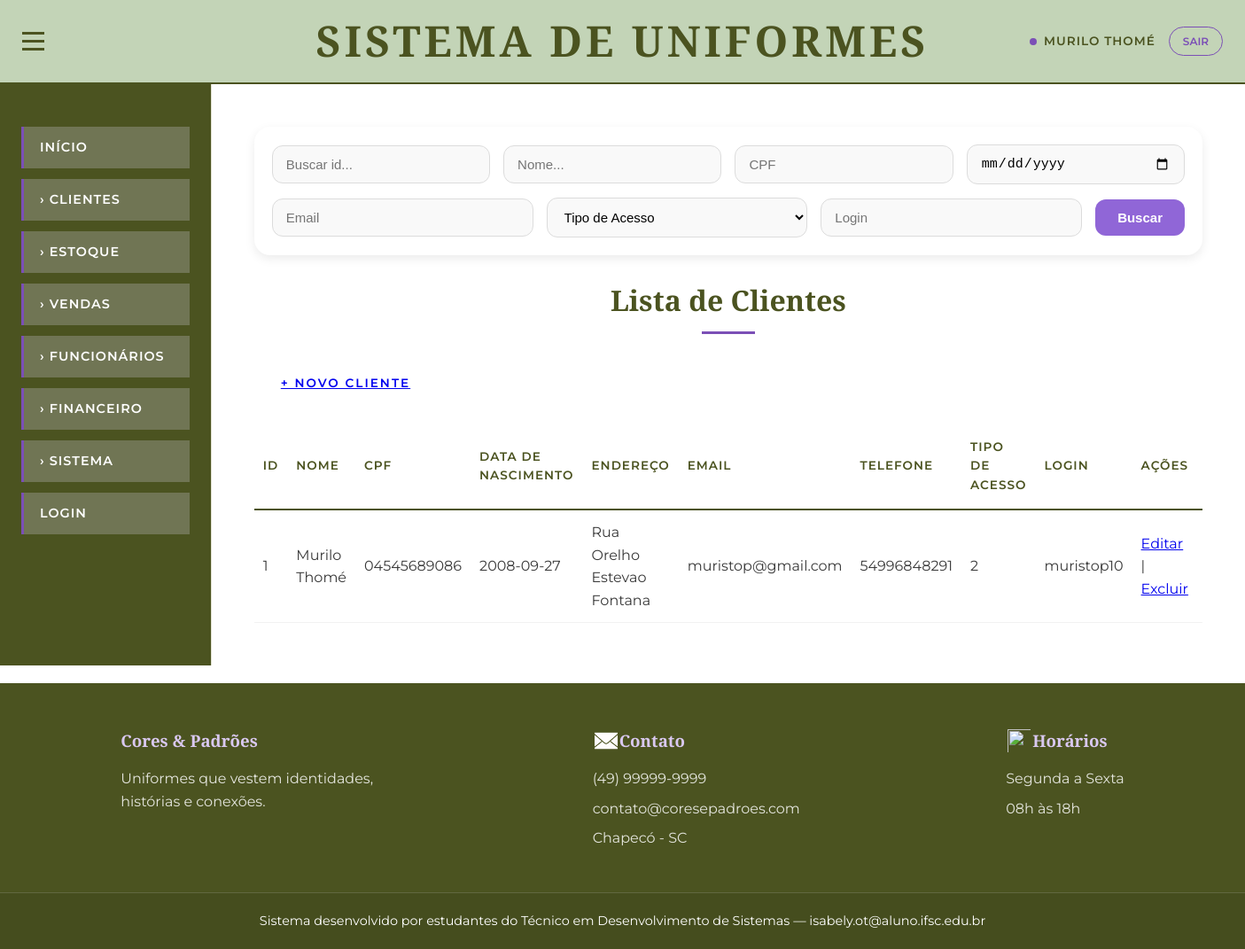
Screenshot of /site_uniformes/clientes/lista-clientes.php (signed in) with the database file from the repository.
### tables this page shows
CREATE TABLE `cliente` (
  `idCliente` int(10) UNSIGNED NOT NULL,
  `nome` varchar(50) DEFAULT NULL,
  `cpf` varchar(14) DEFAULT NULL,
  `data_nasc` date DEFAULT NULL,
  `endereco` varchar(100) DEFAULT NULL,
  `email` varchar(50) DEFAULT NULL,
  `telefone` varchar(15) DEFAULT NULL,
  `tipo_acesso` int(10) UNSIGNED DEFAULT NULL,
  `login` varchar(50) DEFAULT NULL,
  `senha` varchar(10) NOT NULL
);

### site_uniformes/clientes/lista-clientes.php (the view, shortened to what this page needs)
<?php
include(__DIR__ . "/../conexao.php");
$sql = "SELECT * FROM cliente";
$resultado = mysqli_query($conexao, $sql);
?>
<!DOCTYPE html>
<html lang="pt-BR">
<head>
    <link rel="stylesheet" href="../styles.css">
</head>
<body>
    <header>
        <button id="toggleMenu" class="menu-toggle" aria-label="Toggle menu">
            <span></span>
            <span></span>
            <span></span>
        </button>
        <h1>Sistema de Uniformes</h1>
        <div class="user-info">
            <?php if (isset($_SESSION['nome'])): ?>
            <span class="user-name"><?php echo $_SESSION['nome']; ?></span>
            <a href="../logoutCheck.php" class="logout-link">Sair</a>
            <?php endif; ?>
        </div>
    </header>
    <div class="main">
        <aside class="menu-aside">
            <nav>
                <ul>
                    <li><a href="/2026-1-isabelytrevisan/site_uniformes/pagina-inicial.php">Início</a></li>
                    <details class="menu-grupo">
                        <summary>Clientes</summary>
                    </details>
                    <?php if (isset($_SESSION['tipo_acesso']) && $_SESSION['tipo_acesso'] == 2): ?>
                    <details class="menu-grupo">
                        <summary>Estoque</summary>
                    </details>
                    <details class="menu-grupo">
                        <summary>Vendas</summary>
                    </details>
                    <details class="menu-grupo">
                        <summary>Funcionários</summary>
                    </details>
                    <details class="menu-grupo">
                        <summary>Financeiro</summary>
                    </details>
                    <details class="menu-grupo">
                        <summary>Sistema</summary>
                    </details>
                    <?php endif; ?>
                    <li><a href="/2026-1-isabelytrevisan/site_uniformes/index.php">Login</a></li>
                </ul>
            </nav>
        </aside>
        <main class="conteudo">
            <div class="select-filtro">
                <input type="text" placeholder="Buscar id..." class="campo-filtro">
                <input type="text" placeholder="Nome..." class="campo-filtro">
                <input type="text" placeholder="CPF" class="campo-filtro">
                <input type="date" class="campo-filtro">
                <input type="text" placeholder="Email" class="campo-filtro">
                <select class="campo-filtro">
                    <option>Tipo de Acesso</option>
                </select>
                <input type="text" placeholder="Login" class="campo-filtro">
                <button class="btn-filtro">
                    Buscar
                </button>
            </div>
            <h2>Lista de Clientes</h2>
            <div style="margin-bottom: 15px;">
                <a href="/2026-1-isabelytrevisan/site_uniformes/clientes/criar-cliente.php" class="botao-adicionar">+
                    Novo Cliente</a>
            </div>
            <table class="tabela">
                <tr>
                    <th>Id</th>
                    <th>Nome</th>
                    <th>CPF</th>
                    <th>Data de Nascimento</th>
                    <th>Endereço</th>
                    <th>Email</th>
                    <th>Telefone</th>
                    <th>Tipo de acesso</th>
                    <th>Login</th>
                    <th>Ações</th>
                </tr>
                <?php
            if (mysqli_num_rows($resultado) > 0) {
                while ($item = mysqli_fetch_assoc($resultado)) {
                    echo "<tr>
                        <td>{$item['idCliente']}</td>
                        <td>{$item['nome']}</td>
                        <td>{$item['cpf']}</td>
                        <td>{$item['data_nasc']}</td>
                        <td>{$item['endereco']}</td>
                        <td>{$item['email']}</td>
                        <td>{$item['telefone']}</td>
                        <td>{$item['tipo_acesso']}</td>
                        <td>{$item['login']}</td>
                        <td>
                            <a href='?editar={$item['idCliente']}'>Editar</a> |
                            <a href='?excluir={$item['idCliente']}'
                            onclick=\"return confirm('Excluir cliente?')\">Excluir</a>
                        </td>
                    </tr>";
                }
            } else {
                echo "<tr><td colspan='10'>Nenhum cliente cadastrado</td></tr>";
            }
            ?>
            </table>
        </main>
    </div>
    <footer class="footer-site">
        <div class="footer-container">
            <div class="footer-coluna">
                <h3>Cores & Padrões</h3>
                <p>
                    Uniformes que vestem identidades, histórias e conexões.
                </p>
            </div>
            <div class="footer-coluna">
                <div class="footer-coluna-icon">
                    <img src="\2026-1-isabelytrevisan\site_uniformes\img\iconContato.png">
                    <h3>Contato</h3>
                </div>
                <p>(49) 99999-9999</p>
                <p>contato@coresepadroes.com</p>
                <p>Chapecó - SC</p>
            </div>
            <div class="footer-coluna">
                <div class="footer-coluna-icon">
                    <img src="\2026-1-isabelytrevisan\site_uniformes\img\iconRelogio.png">
                    <h3>Horários</h3>
                </div>
                <p>Segunda a Sexta</p>
                <p>08h às 18h</p>
            </div>
        </div>
        <div class="footer-bottom">
            Sistema desenvolvido por estudantes do Técnico em Desenvolvimento de Sistemas —
            isabely.ot@aluno.ifsc.edu.br
        </div>
    </footer>
</body>
</html>

### rows the page displays
cliente: idCliente "1", nome "Murilo Thomé", cpf "04545689086", data_nasc "2008-09-27", endereco "Rua Orelho Estevao Fontana", email "muristop@gmail.com", telefone "54996848291", tipo_acesso "2", login "muristop10"

### other values shown
$_SESSION['nome'] "MURILO THOMÉ"
